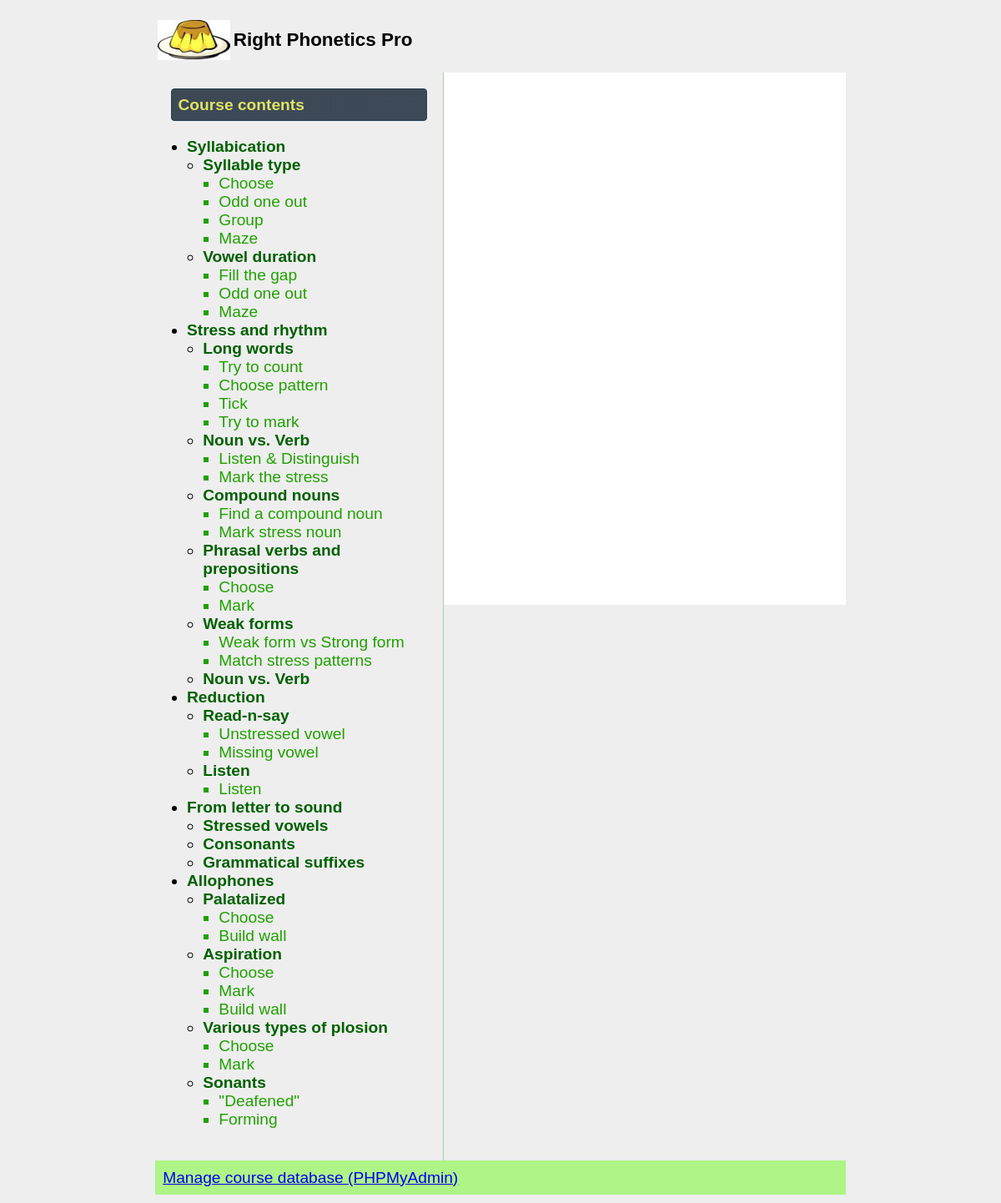
The app's page /course.php, older data.
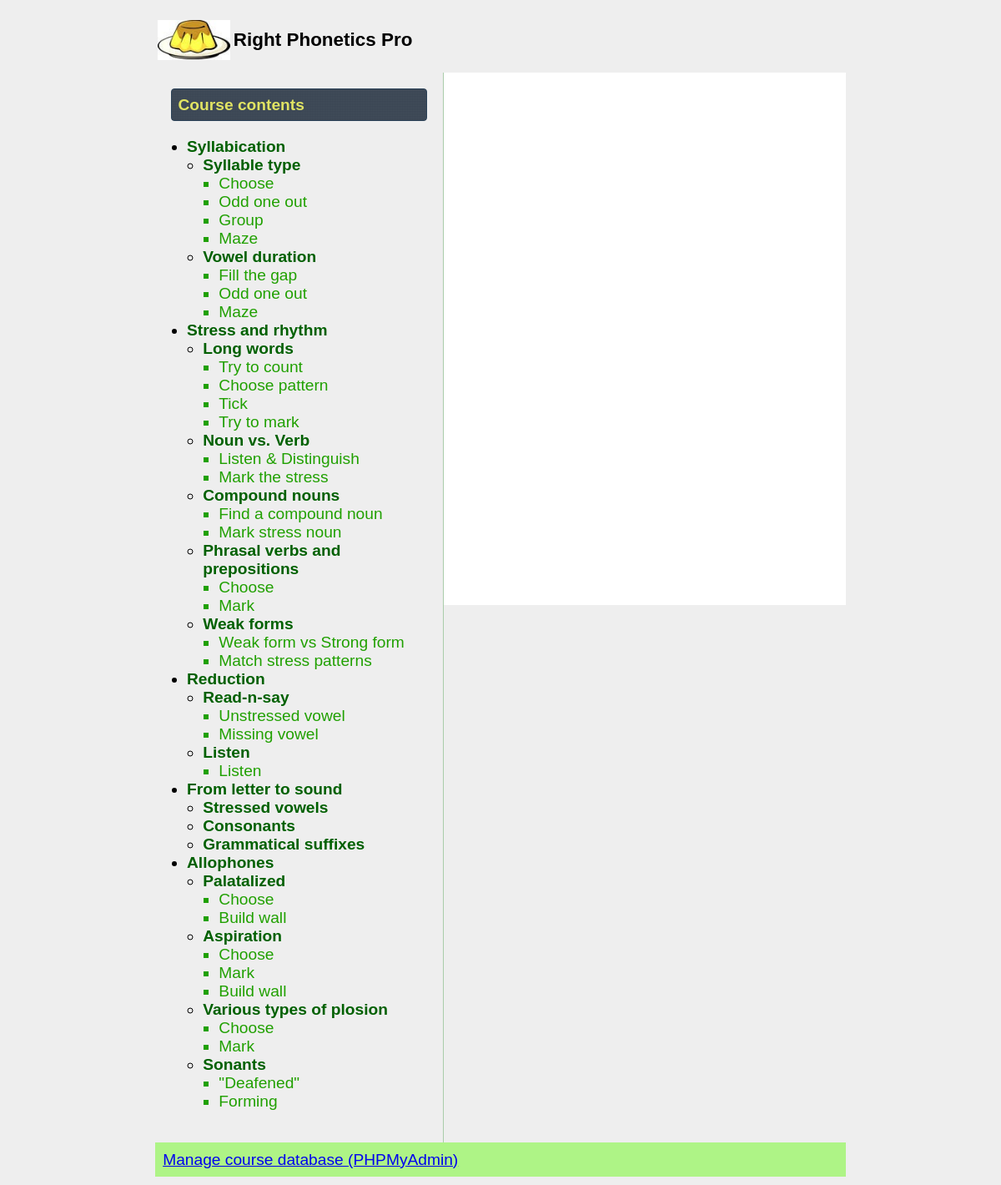
The same page, newer data.
### tables this page shows
create table `exercises`(`id_unit` int, `id_lesson` int, `id_exercise` int, `id_type` int, `name_exercise` varchar(64), `description` varchar(255), `name_internal` varchar(64), primary key(`id_unit`, `id_lesson`, `id_exercise`));

### db_routines.php (called while the page is built, shortened)
<?php
	function GetExercises($unit, $lesson)
	{
		$stmt = 'SELECT * FROM `exercises` WHERE `id_unit`=' . $unit . ' AND `id_lesson`=' . $lesson . ';';
		$res = mysql_query($stmt);
		$items = array();
		while ($row = mysql_fetch_assoc($res))
		{
			$idex = $row['id_exercise'];
			$items[$idex] = array('title' => $row['name_exercise'],
				'desc' => $row['description'],
				'token' => $row['name_internal'],
				'uid' => $idex + 100*$lesson + 10000*$unit);
			if (empty($row['name_exercise']))
			{
				$stmt = 'SELECT `name_exertype` FROM `exercise_types` WHERE `id_exertype`=' . $row['id_type'] . ';';
				$res2 = mysql_query($stmt);
				$et = mysql_fetch_row($res2);
				$items[$idex]['title'] = $et[0];
			}
		}
		return $items;
	}
	function MakeCourseTree()
	{
		$stmt = 'SELECT `id_unit`, `name_unit` FROM `units`;';
		$res1 = mysql_query($stmt);
		$result	= array();
		while ($row1 = mysql_fetch_row($res1))
		{
			$unit = $row1[0];
			$stmt = 'SELECT `id_lesson`, `name_lesson` FROM `lessons` WHERE `id_unit`=' . $unit . ';';
			$res2 = mysql_query($stmt);
			$accum = array();
			while ($row2 = mysql_fetch_row($res2))
			{
				$lesson = $row2[0];
				$accum[$lesson] = array('title' => $row2[1], 'content' => GetExercises($unit, $lesson));
			}
			$result[$unit] = array('title' => $row1[1], 'content' => $accum);
		}
		return $result;
	}
?>

### course.php (the view, shortened to what this page needs)
<?php
	require('./header.php');
	require_once('./db_routines.php');
	$course_tree = MakeCourseTree();
?>
<body>
	<div id="container" class="ui-widget">
		<div class="ui-widget" style="text-align:left; margin-top:0;">
		<table><tr><td><img src="./img/pudding-2.jpg" height="48px"></td><td>
<?php
			echo('<h3>' . APP_NAME . '</h3>');
?>
		</td></tr></table>
		</div>
		<div id="left-panel" class="ui-widget">
<?php
		echo '<div class="ui-widget-header ui-corner-all ui-helper-clearfix" style="padding:0.4em;"><span>Course contents</span></div>';
		echo '<div>';
			echo '<ul id="activity-menu">';
			foreach ($course_tree as $unit => $udata)
			{
				echo '<li><span>' . $udata['title'] . '</span><ul class="unit-menu">';
				foreach ($udata['content'] as $lesson => $ldata)
				{
					echo '<li><span>' . $ldata['title'] . '</span><ul class="lesson-menu">';
					foreach ($ldata['content'] as $exer => $edata)
					{
						echo '<li class="exercise-handle" id="' . $edata['token'] . '" onclick="FetchExercise(\'' . $edata['token'] . '\');">' . $edata['title'] . '</li>';
					}
					echo '</ul></li>';
				}
				echo '</ul></li>';
			}
			echo '</ul>';
		echo '</div>';
?>
		</div>
		<div id="content">
		</div>
		<div id="footer">
<?php
			echo '<div style="display:table;">';
			echo '<div style="display:table-cell;"><a href="' . PMA_LINK . '" target="_blank">Manage course database (PHPMyAdmin)</a></div>';
			echo '</div>';
?>
		</div>
	</div>
</body>
<?php
	require('./footer.php');
?>

Row changes from the older to the newer data that the page shows:
now on this page (row edited): exercises: title "Choose", shown under "Palatalized"
now on this page (row edited): exercises: title "Build wall", shown under "Palatalized"
now on this page (row edited): exercises: title "Choose", shown under "Aspiration"
now on this page (row edited): exercises: title "Mark", shown under "Aspiration"
now on this page (row edited): exercises: title "Build wall", shown under "Aspiration"
Text that changed along with them:
list line gone: "Noun vs. Verb"
list line gone: "Choose Build wall Choose Mark Build wall"
